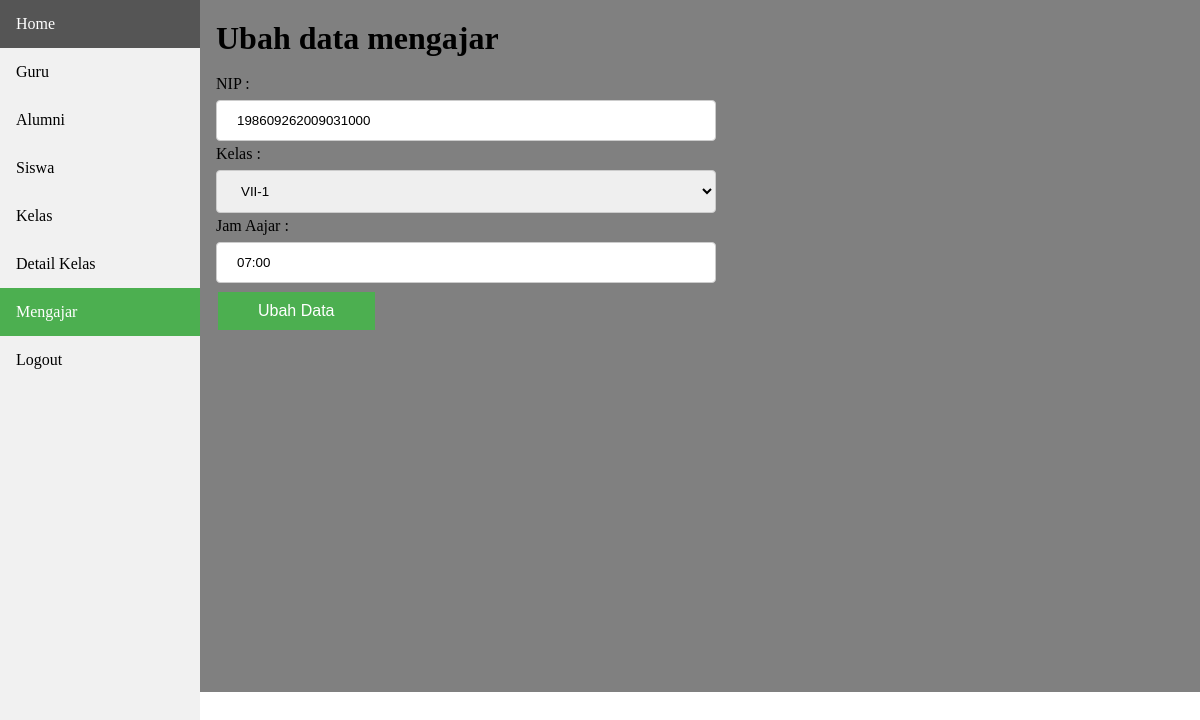
/admin/mengajar/ubah.php?id=1 (signed in), run on the app's committed database.
### tables this page shows
CREATE TABLE `mengajar` (
  `kdajar` int(11) NOT NULL,
  `nip` varchar(20) NOT NULL,
  `id` int(11) NOT NULL,
  `jamajar` varchar(6) NOT NULL
);

### koneksi.php (called while the page is built)
<?php
$conn = mysqli_connect("localhost","root","","smp");
function query($query){
	global $conn;
	$result = mysqli_query($conn, $query);
	$rows=[];
	while ($row = mysqli_fetch_assoc($result)) {
		$rows[] = $row;
	}
	return $rows;
}
 ?>

### admin/mengajar/ubah.php (the view, shortened to what this page needs)
<?php
$id=$_GET["id"];
$aja=query("SELECT * FROM mengajar WHERE kdajar=$id")[0];
 ?>
<!DOCTYPE html>
<html>
<head>
	<link rel="stylesheet" type="text/css" href="../gaya.css">
</head>
<body>
<div class="sidebar">
  <a href="../index.php">Home</a>
  <a href="../guru/guru.php">Guru</a>
  <a href="../alumni/alumni.php">Alumni</a>
  <a href="../siswa/siswa.php">Siswa</a>
  <a href="../kelas/kelas.php">Kelas</a>
  <a href="../detailkelas/detail.php">Detail Kelas</a>
  <a class="active" href="mengajar.php">Mengajar</a>
  <a href="../logout.php">Logout</a>
</div>
<div class="content">
	<h1>Ubah data mengajar</h1>
	<form action="" method="post" enctype="multipart/form-data">
		<ul>
			<li>
				<label for="nip">NIP : </label>
				<input type="text" name="nip" id="nip" required value="<?= $aja["nip"];  ?>">
			</li>
			<li>
				<label>Kelas : </label>
				<select name="kelas">
				<?php if($aja["id"]=='6'): ?>
					<option value="6" selected="">VII-1</option>
				<?php endif; ?>
				</select>
			</li>
			<li>
				<label for="jamajar">Jam Aajar : </label>
				<input type="text" name="jamajar" id="jamajar" value="<?= $aja["jamajar"];  ?>">
			</li>
			<li><button type="submit" name="submit">Ubah Data</button></li>
		</ul>
	</form>
</div>
</body>
</html>

### admin/gaya.css (style rules this page uses)
html, body, div, span, applet, object, iframe, h2, h3, h4, h5, h6, p, blockquote, pre, a, abbr, acronym, address, big, cite, code, del, dfn, em, img, ins, kbd, q, s, samp, small, strike, strong, sub, sup, tt, var, b, u, i, center, dl, dt, dd, ol, ul, li, fieldset, form, label, legend, caption, tbody, tfoot, thead, article, aside, canvas, details, embed, figure, figcaption, footer, header, hgroup, menu, nav, output, ruby, section, summary, time, mark, audio, video { margin: 0; padding: 0; border: 0; font-size: 100%; font: inherit; vertical-align: baseline; }
body { line-height: 1; }
ol, ul { list-style: none; }
.sidebar { margin: 0; padding: 0; width: 200px; background-color: #f1f1f1; position: fixed; height: 100%; overflow: auto; }
.sidebar a { display: block; color: black; padding: 16px; text-decoration: none; }
.sidebar a.active { background-color: #4CAF50; color: white; }
div.content { margin-left: 200px; padding: 1px 16px; min-height: 690px; }
.content { background-color: grey; }
.content input, select { width: 500px; padding: 12px 20px; margin: 8px 0px 5px 0px; display: inline-block; border: 1px solid #ccc; border-radius: 4px; box-sizing: border-box; }
.content label { display: block; }
button { background-color: #4CAF50; border: none; color: white; padding: 10px 40px 10px 40px; text-align: center; text-decoration: none; display: inline-block; font-size: 16px; margin: 4px 2px; cursor: pointer; transition-duration: 0.4s; }

### data on the page
mengajar: nip "198609262009031000", kelas "VII-1", jamajar "07:00"
